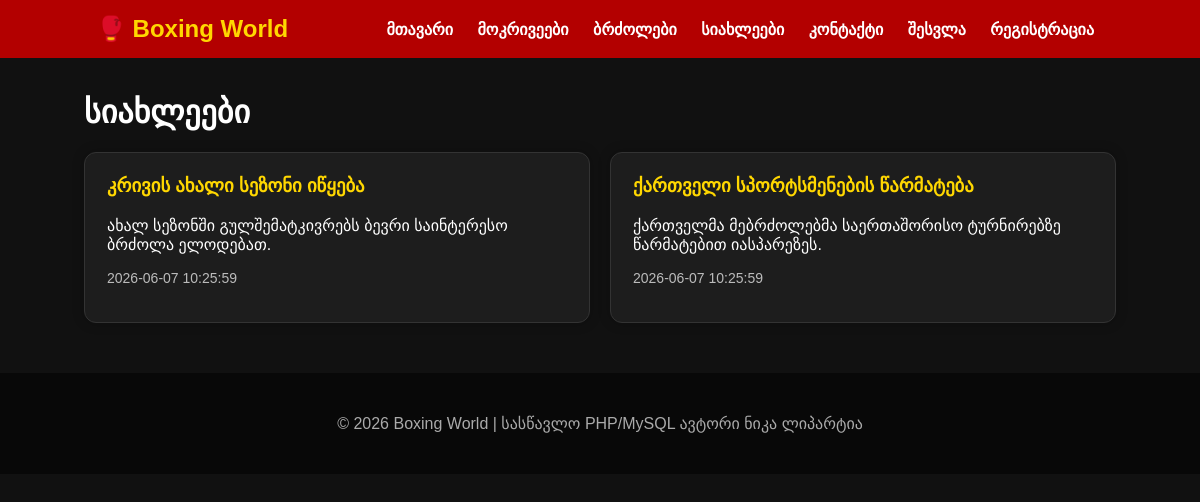
Page /news.php on the committed database.
### tables this page shows
CREATE TABLE IF NOT EXISTS news (
    id INT AUTO_INCREMENT PRIMARY KEY,
    title VARCHAR(255) NOT NULL,
    description TEXT NOT NULL,
    created_at TIMESTAMP DEFAULT CURRENT_TIMESTAMP
);

### news.php (the view)
<?php include 'header.php'; include 'config/db.php'; ?>
<div class="container">
    <h1>სიახლეები</h1>
    <div class="grid">
        <?php $result = mysqli_query($conn, "SELECT * FROM news ORDER BY created_at DESC"); while($row=mysqli_fetch_assoc($result)): ?>
        <div class="card">
            <h3><?= htmlspecialchars($row['title']) ?></h3>
            <p><?= htmlspecialchars($row['description']) ?></p>
            <p class="small"><?= htmlspecialchars($row['created_at']) ?></p>
        </div>
        <?php endwhile; ?>
    </div>
</div>
<?php include 'footer.php'; ?>

### css/style.css (style rules this page uses)
* { box-sizing:border-box }
body { margin:0;font-family:Arial,Helvetica,sans-serif;background:#111;color:#fff }
.container { width:86%;margin:35px auto }
.grid { display:grid;grid-template-columns:repeat(auto-fit,minmax(240px,1fr));gap:20px }
.card { background:#1d1d1d;border:1px solid #333;border-radius:12px;padding:22px;box-shadow:0 0 12px rgba(0,0,0,.25) }
.card h3 { color:#ffd700;margin-top:0 }
.small { color:#bbb;font-size:14px }

### rows in the picture
news: title "კრივის ახალი სეზონი იწყება", description "ახალ სეზონში გულშემატკივრებს ბევრი საინტერესო ბრძოლა ელოდებათ.", created_at "2026-06-07 10:25:59"
news: title "ქართველი სპორტსმენების წარმატება", description "ქართველმა მებრძოლებმა საერთაშორისო ტურნირებზე წარმატებით იასპარეზეს.", created_at "2026-06-07 10:25:59"
